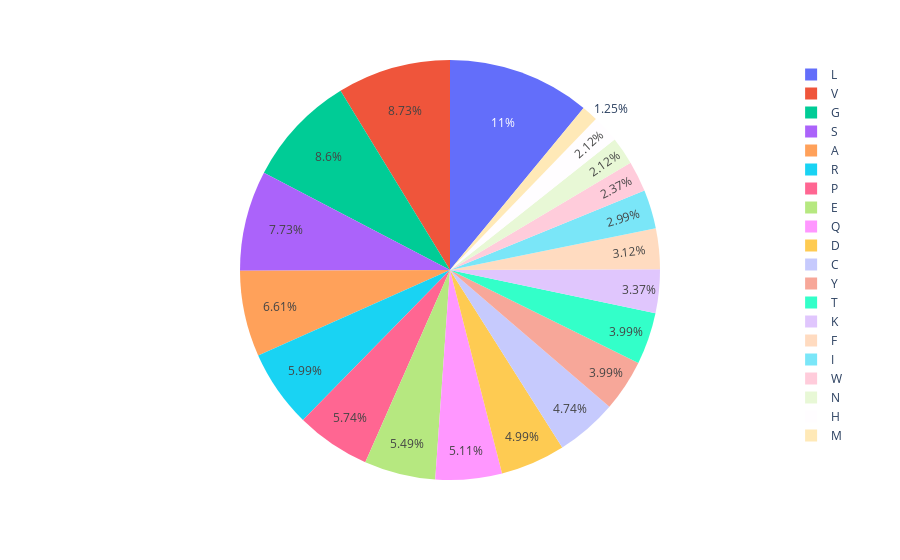

This figure's notebook cell:
### Code cell
fig = px.pie(df, values='count', names=df.index)
fig.show()

### Figure 1 — Plotly figure (JSON) as saved in the notebook; plotly's stock layout.template omitted (floating-point values rounded to 4 significant figures)
{"data": [{"domain": {"x": [0, 1], "y": [0, 1]}, "hovertemplate": "index=%{label}<br>count=%{value}<extra></extra>", "labels": ["M", "P", "V", "A", "E", "Q", "G", "D", "F", "K", "C", "S", "R", "Y", "L", "W", "N", "H", "T", "I"], "legendgroup": "", "name": "", "showlegend": true, "type": "pie", "values": [10, 46, 70, 53, 44, 41, 69, 40, 25, 27, 38, 62, 48, 32, 88, 19, 17, 17, 32, 24]}], "layout": {"legend": {"tracegroupgap": 0}, "margin": {"t": 60}}}
